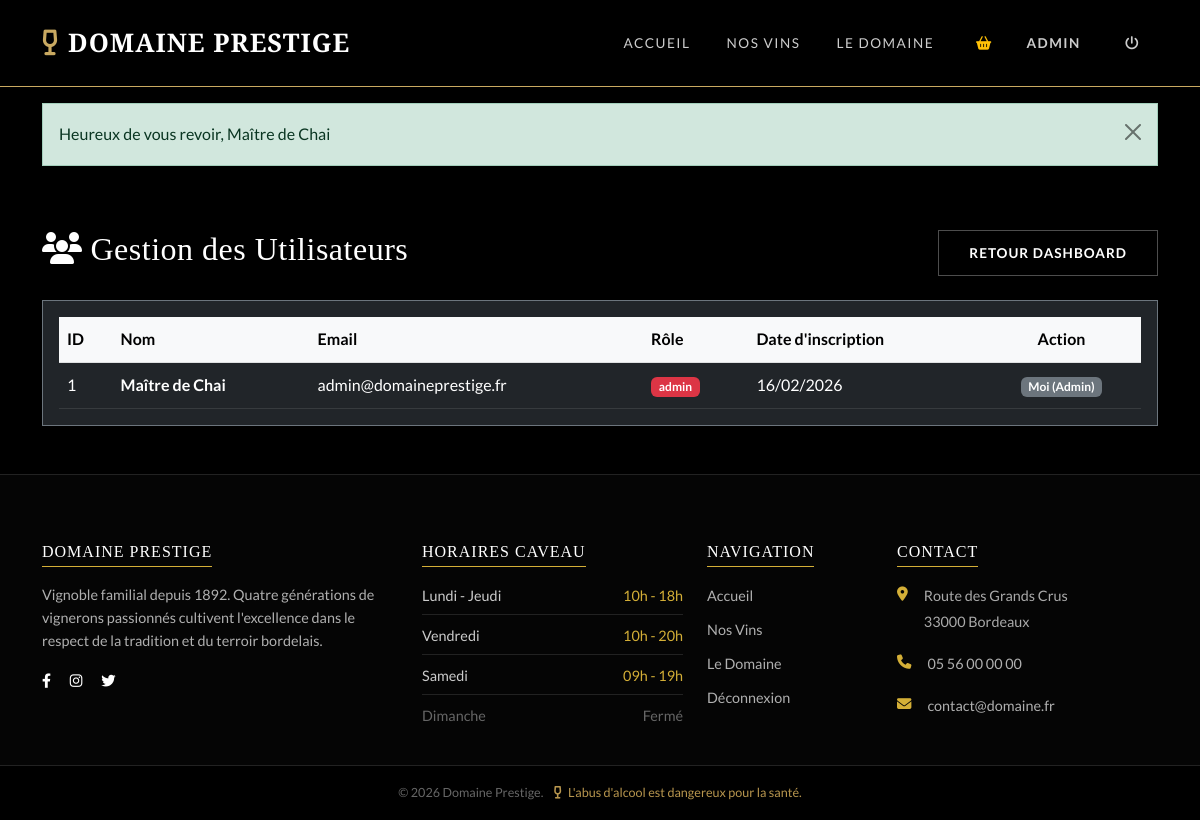
The page /admin/users.php (signed in) on the database its author committed.
### tables this page shows
CREATE TABLE users (
    id INT PRIMARY KEY AUTO_INCREMENT,
    nom VARCHAR(100) NOT NULL,
    prenom VARCHAR(100),
    email VARCHAR(255) UNIQUE NOT NULL,
    password VARCHAR(255) NOT NULL,
    role ENUM('user', 'admin') DEFAULT 'user',
    telephone VARCHAR(20),
    adresse TEXT,
    ville VARCHAR(100),
    code_postal VARCHAR(10),
    created_at TIMESTAMP DEFAULT CURRENT_TIMESTAMP
);

### admin/users.php (the view, shortened to what this page needs)
<?php
require_once '../config/db.php';
require_once '../includes/functions.php';
$users = $pdo->query("SELECT id, nom, email, role, created_at FROM users ORDER BY created_at DESC")->fetchAll();
require_once '../includes/header.php';
?>
<div class="container py-5">
    <div class="d-flex justify-content-between align-items-center mb-4">
        <h2 class="text-white font-serif"><i class="fas fa-users me-2"></i>Gestion des Utilisateurs</h2>
        <a href="index.php" class="btn btn-outline-light btn-sm">Retour Dashboard</a>
    </div>
    <div class="table-responsive bg-dark p-3 border border-secondary shadow-sm">
        <table class="table table-dark table-hover mb-0">
            <thead class="table-light text-dark">
                <tr>
                    <th>ID</th>
                    <th>Nom</th>
                    <th>Email</th>
                    <th>Rôle</th>
                    <th>Date d'inscription</th>
                    <th class="text-center">Action</th>
                </tr>
            </thead>
            <tbody>
                <?php foreach($users as $u): ?>
                <tr class="align-middle">
                    <td><?= $u['id'] ?></td>
                    <td class="fw-bold"><?= e($u['nom']) ?></td>
                    <td><?= e($u['email']) ?></td>
                    <td>
                        <span class="badge <?= $u['role'] == 'admin' ? 'bg-danger' : 'bg-info text-dark' ?>">
                            <?= e($u['role']) ?>
                        </span>
                    </td>
                    <td><?= formatDate($u['created_at']) ?></td>
                    <td class="text-center">
                        <?php if($u['id'] != $_SESSION['user']['id']): ?>
                            <form action="users.php" method="POST" onsubmit="return confirm('Confirmer la suppression définitive ?')">
                                <input type="hidden" name="id" value="<?= $u['id'] ?>">
                                <input type="hidden" name="action" value="delete">
                                <input type="hidden" name="csrf_token" value="<?= generateCsrfToken() ?>">
                                <button type="submit" class="btn btn-outline-danger btn-sm">
                                    <i class="fas fa-trash-alt me-1"></i> Supprimer
                                </button>
                            </form>
                        <?php else: ?>
                            <span class="badge bg-secondary">Moi (Admin)</span>
                        <?php endif; ?>
                    </td>
                </tr>
                <?php endforeach; ?>
            </tbody>
        </table>
    </div>
</div>
<?php require_once '../includes/footer.php'; ?>

### includes/header.php (shortened to what this page needs)
<?php
$root = (strpos($_SERVER['PHP_SELF'], '/admin/') !== false) ? '../' : '';
$current_page = basename($_SERVER['PHP_SELF']);
?>
<!DOCTYPE html>
<html lang="fr">
<head>
    <link href="https://cdn.jsdelivr.net/npm/bootstrap@5.3.0/dist/css/bootstrap.min.css" rel="stylesheet">
    <link rel="stylesheet" href="https://cdnjs.cloudflare.com/ajax/libs/font-awesome/6.4.0/css/all.min.css">
    <link rel="stylesheet" href="<?= $root ?>assets/css/style.css">
</head>
<body class="bg-black text-white">
<nav class="navbar navbar-expand-lg navbar-dark sticky-top" style="background-color: #000; border-bottom: 1px solid #c9a961;">
    <div class="container">
        <a class="navbar-brand d-flex align-items-center" href="<?= $root ?>index.php">
            <i class="fas fa-wine-glass-alt me-2" style="color: #c9a961;"></i>
            <span class="font-serif fw-bold" style="color: #fff; letter-spacing: 1px;">DOMAINE PRESTIGE</span>
        </a>
        <div class="collapse navbar-collapse" id="navbarNav">
            <ul class="navbar-nav ms-auto align-items-center">
                <li class="nav-item">
                    <a class="nav-link text-white <?= $current_page == 'index.php' ? 'fw-bold' : '' ?>" href="<?= $root ?>index.php">Accueil</a>
                </li>
                <li class="nav-item">
                    <a class="nav-link text-white <?= $current_page == 'articles.php' ? 'fw-bold' : '' ?>" href="<?= $root ?>articles.php">Nos Vins</a>
                </li>
                <li class="nav-item">
                    <a class="nav-link text-white <?= $current_page == 'qui-sommes-nous.php' ? 'fw-bold' : '' ?>" href="<?= $root ?>qui-sommes-nous.php">Le Domaine</a>
                </li>
                <li class="nav-item ms-lg-3 my-2 my-lg-0">
                    <a class="btn btn-outline-warning position-relative p-2" href="<?= $root ?>panier.php" style="border-radius: 0;">
                        <i class="fas fa-shopping-basket"></i>
                    </a>
                </li>
                <?php if(isLogged()): ?>
                    <?php if(isAdmin()): ?>
                        <li class="nav-item ms-lg-2">
                            <a class="nav-link fw-bold" href="<?= $root ?>admin/index.php" style="color: #c9a961;">ADMIN</a>
                        </li>
                    <?php endif; ?>
                    <li class="nav-item ms-lg-2">
                        <a class="nav-link text-white" href="<?= $root ?>logout.php" title="Déconnexion">
                            <i class="fas fa-power-off"></i>
                        </a>
                    </li>
                <?php endif; ?>
            </ul>
        </div>
    </div>
</nav>
<div class="container mt-3">
    <?= displayFlash() ?>
</div>

### includes/functions.php (shortened to what this page needs)
<?php
function e($string) {
    return htmlspecialchars($string ?? '', ENT_QUOTES, 'UTF-8');
}
function isLogged() {
    return isset($_SESSION['user']) && !empty($_SESSION['user']);
}
function isAdmin() {
    return isLogged() && isset($_SESSION['user']['role']) && $_SESSION['user']['role'] === 'admin';
}
function getFlash() {
    if (isset($_SESSION['flash'])) {
        $flash = $_SESSION['flash'];
        return $flash;
    }
    return null;
}
function displayFlash() {
    $flash = getFlash();
    $class = ($flash['type'] === 'success') ? 'alert-success' : 'alert-danger';
    return '<div class="alert ' . $class . ' alert-dismissible fade show rounded-0" role="alert">
                ' . e($flash['message']) . '
                <button type="button" class="btn-close" data-bs-dismiss="alert" aria-label="Close"></button>
            </div>';
}
function formatDate($date) {
    return date('d/m/Y', strtotime($date));
}

### includes/footer.php (shortened to what this page needs)
<footer style="background-color: #050505; border-top: 1px solid #222; padding-top: 4rem; margin-top: auto;">
    <div class="container pb-4">
        <div class="row g-4">
            <div class="col-lg-4 col-md-6">
                <h5 class="text-white text-uppercase letter-spacing-2 mb-3" style="font-family: 'Cormorant Garamond', serif;">Domaine Prestige</h5>
                <p style="color: #b0b0b0; line-height: 1.6;">
                    Vignoble familial depuis 1892. Quatre générations de vignerons passionnés
                    cultivent l'excellence dans le respect de la tradition et du terroir bordelais.
                </p>
                <div class="mt-3">
                    <a href="#" class="text-white me-3 hover-gold"><i class="fab fa-facebook-f"></i></a>
                    <a href="#" class="text-white me-3 hover-gold"><i class="fab fa-instagram"></i></a>
                    <a href="#" class="text-white me-3 hover-gold"><i class="fab fa-twitter"></i></a>
                </div>
            </div>
            <div class="col-lg-3 col-md-6">
                <h5 class="text-white text-uppercase letter-spacing-2 mb-3" style="font-family: 'Cormorant Garamond', serif;">Horaires Caveau</h5>
                <ul class="list-unstyled">
                    <li class="d-flex justify-content-between mb-2" style="border-bottom: 1px solid #222; padding-bottom: 5px;">
                        <span style="color: #ccc;">Lundi - Jeudi</span>
                        <span style="color: var(--gold);">10h - 18h</span>
                    </li>
                    <li class="d-flex justify-content-between mb-2" style="border-bottom: 1px solid #222; padding-bottom: 5px;">
                        <span style="color: #ccc;">Vendredi</span>
                        <span style="color: var(--gold);">10h - 20h</span>
                    </li>
                    <li class="d-flex justify-content-between mb-2" style="border-bottom: 1px solid #222; padding-bottom: 5px;">
                        <span style="color: #ccc;">Samedi</span>
                        <span style="color: var(--gold);">09h - 19h</span>
                    </li>
                    <li class="d-flex justify-content-between">
                        <span style="color: #666;">Dimanche</span>
                        <span style="color: #666;">Fermé</span>
                    </li>
                </ul>
            </div>
            <div class="col-lg-2 col-md-6">
                <h5 class="text-white text-uppercase letter-spacing-2 mb-3" style="font-family: 'Cormorant Garamond', serif;">Navigation</h5>
                <ul class="list-unstyled">
                    <li class="mb-2"><a href="index.php" style="color: #b0b0b0; text-decoration: none;">Accueil</a></li>
                    <li class="mb-2"><a href="articles.php" style="color: #b0b0b0; text-decoration: none;">Nos Vins</a></li>
                    <li class="mb-2"><a href="qui-sommes-nous.php" style="color: #b0b0b0; text-decoration: none;">Le Domaine</a></li>
                    <?php if (isset($_SESSION['user'])): ?>
                        <li class="mb-2"><a href="logout.php" style="color: #b0b0b0; text-decoration: none;">Déconnexion</a></li>
                    <?php else: ?>
                        <li class="mb-2"><a href="login.php" style="color: #b0b0b0; text-decoration: none;">Connexion</a></li>
                    <?php endif; ?>
                </ul>
            </div>
            <div class="col-lg-3 col-md-6">
                <h5 class="text-white text-uppercase letter-spacing-2 mb-3" style="font-family: 'Cormorant Garamond', serif;">Contact</h5>
                <ul class="list-unstyled" style="color: #b0b0b0;">
                    <li class="mb-3 d-flex">
                        <i class="fas fa-map-marker-alt mt-1 me-3" style="color: var(--gold);"></i>
                        <span>Route des Grands Crus<br>33000 Bordeaux</span>
                    </li>
                    <li class="mb-3 d-flex">
                        <i class="fas fa-phone mt-1 me-3" style="color: var(--gold);"></i>
                        <a href="tel:+33556000000" style="color: #b0b0b0; text-decoration: none;">05 56 00 00 00</a>
                    </li>
                    <li class="mb-3 d-flex">
                        <i class="fas fa-envelope mt-1 me-3" style="color: var(--gold);"></i>
                        <a href="mailto:contact@domaineprestige.fr" style="color: #b0b0b0; text-decoration: none;">contact@domaine.fr</a>
                    </li>
                </ul>
            </div>
        </div>
    </div>
    <div class="py-3 text-center" style="background-color: #000; border-top: 1px solid #222;">
        <div class="container">
            <p class="m-0 small" style="color: #666;">
                &copy; <?= date('Y') ?> Domaine Prestige.
                <span class="ms-2" style="color: #b8964e;"><i class="fas fa-wine-glass-alt me-1"></i> L'abus d'alcool est dangereux pour la santé.</span>
            </p>
        </div>
    </div>
</footer>
</body>
</html>

### assets/css/style.css (style rules this page uses)
:root { --gold: #d4af37; --gold-light: #f3cf55; --gold-dark: #b8964e; --burgundy: #722f37; --black: #050505; --charcoal: #121212; --grey-dark: #1e1e1e; --grey-mid: #aaaaaa; --white: #ffffff; --cream: #f9f9f9; --transition: all 0.3s ease; }
* { margin: 0; padding: 0; box-sizing: border-box; }
body { background-color: var(--black); color: #e0e0e0; font-family: 'Lato', sans-serif; font-size: 16px; line-height: 1.8; overflow-x: hidden; }
h1, h2, h3, h4, h5, h6, .font-serif { font-family: 'Cormorant Garamond', serif; color: var(--white); letter-spacing: 0.5px; }
a { text-decoration: none; transition: var(--transition); }
ul { list-style: none; padding: 0; margin: 0; }
.navbar { background-color: #000000 !important; border-bottom: 1px solid #222; padding: 15px 0; }
.navbar-brand { font-family: 'Cormorant Garamond', serif; font-size: 1.6rem; color: var(--white) !important; letter-spacing: 2px; text-transform: uppercase; }
.navbar-brand i { color: var(--gold); }
.nav-link { color: #cccccc !important; font-size: 0.85rem; text-transform: uppercase; letter-spacing: 1.5px; font-weight: 400; margin: 0 10px; }
.btn { border-radius: 0; text-transform: uppercase; letter-spacing: 1px; font-size: 0.85rem; padding: 12px 30px; font-weight: 700; border: none; }
.btn-outline-light { border: 1px solid rgba(255,255,255,0.3); color: #fff; }
footer { background-color: #080808; border-top: 1px solid #222; padding-top: 70px; font-size: 0.9rem; }
footer h5 { color: #fff; text-transform: uppercase; font-size: 1rem; letter-spacing: 1px; margin-bottom: 25px; border-bottom: 1px solid var(--gold); display: inline-block; padding-bottom: 5px; }
footer li { margin-bottom: 12px; color: #aaa; }
footer a { color: #aaa; }

### rows shown on the page
users: id "1", nom "Maître de Chai", email "admin@domaineprestige.fr", role "admin", created_at "16/02/2026", shows "Moi (Admin)"

### other values the page prints
$flash['message'] "Heureux de vous revoir, Maître de Chai"
